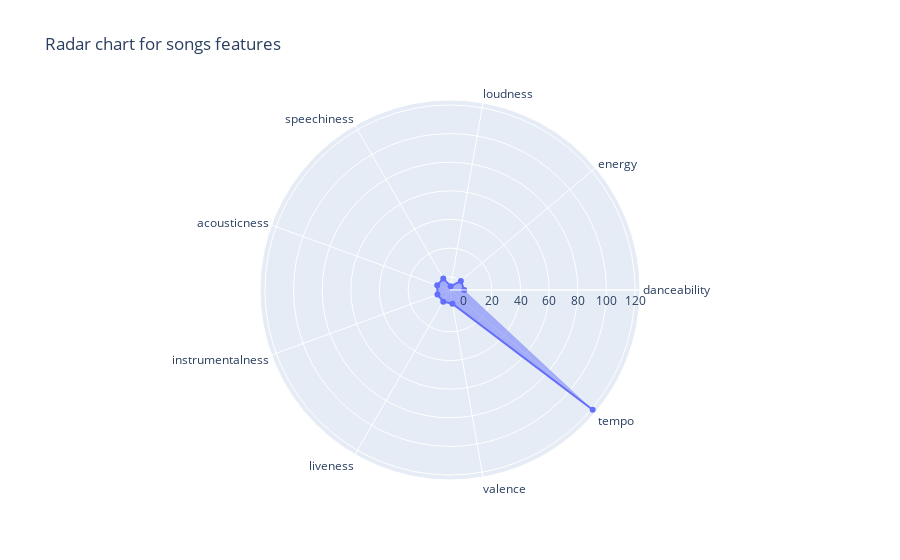

The code cell stored with this chart in its notebook:
### Code cell
fig = go.Figure(
    data = go.Scatterpolar(
        r = song_attributes.mean(),
        theta = ['danceability', 'energy', 'loudness', 'speechiness', 'acousticness', 'instrumentalness', 'liveness', 'valence', 'tempo'],
        fill = 'tonext'
    )
)
fig.update_layout(
    polar = dict(
        radialaxis = dict(
            visible = True
        ),
    ),
    showlegend=False,
    title_text = 'Radar chart for songs features'
)

fig.show()

### Figure 1 — Plotly figure (JSON) as saved in the notebook; plotly's stock layout.template omitted (floating-point values rounded to 4 significant figures)
{"data": [{"fill": "tonext", "r": [0.6662, 0.6373, -6.645, 0.09552, 0.2335, 0.047, 0.1707, 0.52, 120.8], "theta": ["danceability", "energy", "loudness", "speechiness", "acousticness", "instrumentalness", "liveness", "valence", "tempo"], "type": "scatterpolar"}], "layout": {"polar": {"radialaxis": {"visible": true}}, "showlegend": false, "title": {"text": "Radar chart for songs features"}}}
